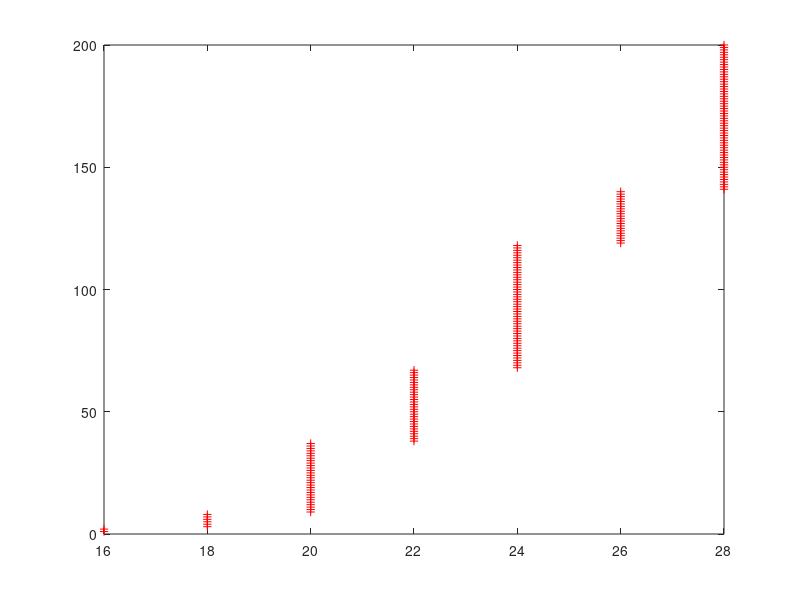

The MATLAB source for this figure:
% cols.m


% color Lab
x = [0.20177282626639095,0.23370888388662353,0.34988144508730146,0.3576061597627119,0.3627206129336411,0.37645196155440425,0.41528746468005745,0.4157397969442998,0.4175294395477134,0.41781489356261575,0.41840683748781304,0.4252602242569146,0.42738224560273613,0.434523641222929,0.4393138228075876,0.4394857865299009,0.44651087968723363,0.4476745904460752,0.4615982402715242,0.46865772531047595,0.46959412551913104,0.48618046916084307,0.4971827089582746,0.499541723128865,0.5078730761267017,0.508154588042354,0.510933290702224,0.526265899458984,0.5335751322498669,0.533986828367799,0.5412803367967772,0.5457573747330189,0.5518263823494663,0.552860664768127,0.5546835583408559,0.5567120459838616,0.5589646643546267,0.5616309251857624,0.5692984794207784,0.5762940521995371,0.5841628344995212,0.5872660098694701,0.587527665552897,0.5910028737868268,0.6065366743113468,0.6101820617020963,0.6142065548285226,0.6144312708000356,0.6213073957958826,0.6298934126367283,0.6386419841775424,0.6403777863757159,0.6508240758751342,0.6680352719224307,0.6688126881436963,0.6695953568477684,0.6837065444478292,0.6852007954477735,0.6946206516834453,0.6993095196170012,0.7021755838860503,0.7066244453407838,0.7079709037714937,0.7083409999626865,0.721231245053527,0.7237989555847255,0.727227714557958,0.7299367431122019,0.7530675119653718,0.773049485969181,0.7732790871554273,0.7805818518483895,0.787767918668044,0.793547830256844,0.8087967124978221,0.8187293039236064,0.8194049127315339,0.8249921635608112,0.8276744985327094,0.8330392126935209,0.8393042354063217,0.8393483052108719,0.8429245688698728,0.8576306612144755,0.8601265958128128,0.8624301601858513,0.874920827853105,0.8755744493834365,0.8802215029114977,0.8861386934484735,0.8960220048394909,0.9149447786322491,0.9193593228863873,0.9195653366010424,0.9296281789642059,0.9446510737357895,0.9513819075523394,0.961087180036533,0.9766507903252671,1.0022677399131046];

% 5x5 hist
x = [24,24,26,26,28,28,28,28,28,28,28,28,28,28,28,28,28,28,28,28,28,28,28,28,28,28,28,28,28,28,28,28,28,28,28,28,28,28,28,28,28,28,28,28,28,28,28,28,28,28,28,28,28,28,28,28,28,28,28,28,28,28,28,28,28,28,28,28,28,28,28,28,28,28,28,28,28,28,28,28,28,28,28,28,28,28,28,28,28,28,28,28,28,28,28,28,28,28,28,28];

% flatHistogram
x = [130,140,146,152,152,158,158,158,164,178,178,178,180,180,182,186,186,188,188,188,188,188,188,188,188,188,188,188,188,188,188,188,188,190,190,190,190,190,190,190,190,190,190,190,190,190,190,190,190,190,190,190,190,190,190,190,192,192,192,192,192,192,192,192,192,192,192,192,192,192,192,192,192,192,192,192,192,192,192,192,192,192,192,192,192,192,192,192,192,192,194,194,194,194,194,194,194,194,194,194,194,194,194,194,194,194,194,194,194,194,194,194,194,194,194,194,194,194,194,194,194,194,194];


% flatOrientated
x = [0.49097492463970815,0.5043962577566209,0.5193676708607603,0.528360529651571,0.5377593307002331,0.5391546894207265,0.539349756629086,0.551911971154288,0.5536280940409225,0.5665081185852833,0.5702680870601736,0.5709164755986792,0.5885867788951712,0.5903812956046899,0.6356600660499812,0.6373086142848579,0.6391426702764141,0.6462189316106031,0.6556970982700344,0.6591159391253401,0.6604614965319975,0.6693785843999854,0.6705459636726155,0.7073739084052328,0.7139775234985503,0.726477640239828,0.7460108163492454,0.7481380449416057,0.7493049808402564,0.7628622192514231,0.7726360744344827,0.774781933091355,0.7916262625566043,0.7961932005769754,0.7962855848175386,0.8008624181924127,0.8009335584648826,0.801018655888175,0.8058067941281799,0.814214671964099,0.8202602993550613,0.8214931511155109,0.822417548486296,0.8249839349186395,0.8298799260224947,0.8446779678492686,0.851733138198727,0.8524224236424053,0.8602378196373869,0.8730303691818468,0.8873691774922968,0.8931250977079614,0.8945953328398079,0.8947012065888229,0.9022792580474962,0.9036857547149386,0.915746456484842,0.9317826712168639,0.9513820008241051,0.9521295793321092,0.9655883851503086,0.9755923220884651,0.9769122010933277,0.9797464842909337,0.9868947986691542,0.9954951832898724,0.9999125259608441,1.009020203774418,1.0113037940735976,1.0147257999507022,1.01538281599578,1.0207485841229895,1.0288086870705873,1.034751008567033,1.0362037704280964,1.0374582721617183,1.0394655418702452,1.0419976224155814,1.0441432488236388,1.053360043239845,1.0568599816635833,1.0582328899403592,1.0667573494036453,1.0708760967581705,1.0734649000303353,1.0801451741882833,1.0812648107240752,1.0814213788308993,1.088435200727342,1.090155567077543,1.0907032412988429,1.0948540505785045,1.1033537378446354,1.1054856407695293,1.1105831311616137,1.1253015784894487,1.1451213317442779,1.1521865294186695,1.1569275635268095,1.191833393331987];

% flatOrientated
x = [0.16055656405312546,0.24052376831071962,0.2633682982968098,0.2814480797901454,0.28711107548722165,0.31619863234766277,0.3408020717043084,0.3456048461815932,0.3566321465729544,0.36322462248592985,0.36959117165871835,0.3699738907520152,0.3751532583290216,0.3825504420140693,0.38461392697404434,0.38882178055131317,0.39031797750722,0.394976936809718,0.39527512236489015,0.398676012833535,0.4012867143742104,0.4032088874953153,0.4132424524270589,0.41444213407369096,0.41707043550038186,0.4403199283463608,0.44625943749202457,0.4488235128833954,0.4604320418649967,0.46127008473768066,0.4672346438954484,0.4706662937308138,0.47101657034441,0.4849265720521221,0.48943319304822885,0.4935492696920572,0.49955747431221736,0.5075260472241209,0.5130313448780371,0.5235438501667473,0.5321275698640162,0.5390544382033815,0.5458222952193489,0.5501607750486068,0.5519427195497049,0.5520865975221358,0.5566191888835756,0.5820305699671333,0.585994470420832,0.6019316965440787,0.6110964175741439,0.6158780989246533,0.6270342949139525,0.6564392714751502,0.6803715781216311,0.681974732888304,0.6994628750672326,0.701683024782235,0.7075495187808126,0.7101936006594222,0.7121833468094916,0.714337800973098,0.7161169713898773,0.7192269679715068,0.7339903504081466,0.7604310550225017,0.7632495770857181,0.7843488052771738,0.7912758271019338,0.7919846297382782,0.807230506902556,0.8117608102025359,0.8317048453652801,0.8344036184673048,0.8448226727213282,0.8454322068643622,0.8457958500582313,0.8465081734860155,0.8575387752115475,0.8612550187655165,0.8640219601357936,0.8710500472043625,0.8772288367567771,0.8790861645595195,0.8791174363643188,0.8836234504313125,0.8916866454249678,0.8999923482337693,0.9000561210698038,0.9082201333577067,0.9130782301914743,0.9144165414378117,0.9381808752393936,0.9437147827144747,0.9573006943290807,0.9622648300190629,0.9639383545159143,0.9696224671880297,0.9752569985983087,1.0537215015781851];


% 11x11
x = [0.20177282626639095,0.23370888388662353,0.34988144508730146,0.3576061597627119,0.3627206129336411,0.37645196155440425,0.41528746468005745,0.4157397969442998,0.4175294395477134,0.41781489356261575,0.41840683748781304,0.4252602242569146,0.42738224560273613,0.434523641222929,0.4393138228075876,0.4394857865299009,0.44651087968723363,0.4476745904460752,0.4615982402715242,0.46865772531047595,0.46959412551913104,0.48618046916084307,0.4971827089582746,0.499541723128865,0.5078730761267017,0.508154588042354,0.510933290702224,0.526265899458984,0.5335751322498669,0.533986828367799,0.5412803367967772,0.5457573747330189,0.5518263823494663,0.552860664768127,0.5546835583408559,0.5567120459838616,0.5589646643546267,0.5616309251857624,0.5692984794207784,0.5762940521995371,0.5841628344995212,0.5872660098694701,0.587527665552897,0.5910028737868268,0.6065366743113468,0.6101820617020963,0.6142065548285226,0.6144312708000356,0.6213073957958826,0.6298934126367283,0.6386419841775424,0.6403777863757159,0.6508240758751342,0.6680352719224307,0.6688126881436963,0.6695953568477684,0.6837065444478292,0.6852007954477735,0.6946206516834453,0.6993095196170012,0.7021755838860503,0.7066244453407838,0.7079709037714937,0.7083409999626865,0.721231245053527,0.7237989555847255,0.727227714557958,0.7299367431122019,0.7530675119653718,0.773049485969181,0.7732790871554273,0.7805818518483895,0.787767918668044,0.793547830256844,0.8087967124978221,0.8187293039236064,0.8194049127315339,0.8249921635608112,0.8276744985327094,0.8330392126935209,0.8393042354063217,0.8393483052108719,0.8429245688698728,0.8576306612144755,0.8601265958128128,0.8624301601858513,0.874920827853105,0.8755744493834365,0.8802215029114977,0.8861386934484735,0.8960220048394909,0.9149447786322491,0.9193593228863873,0.9195653366010424,0.9296281789642059,0.9446510737357895,0.9513819075523394,0.961087180036533,0.9766507903252671,1.0022677399131046];

%7x7_hist_oriented
x = [16.88888888888889,17.77777777777778,17.77777777777778,17.77777777777778,18,18,18,18,18,18,18,18,18,18,18,18,18,18,18,18,18,18,18,18,18,18,18,18,18,18,18,18,18,18,18,18,18,18,18,18,18,18,18,18,18,18,18,18,18,18,18,18,18,18,18,18,18,18,18,18,18,18,18,18,18,18,18,18,18,18,18,18,18,18,18,18,18,18,18,18,18,18,18,18,18,18,18,18,18,18,18,18,18,18,18,18,18,18,18,18];



x = [16,16,18,18,18,18,18,18,20,20,20,20,20,20,20,20,20,20,20,20,20,20,20,20,20,20,20,20,20,20,20,20,20,20,20,20,20,22,22,22,22,22,22,22,22,22,22,22,22,22,22,22,22,22,22,22,22,22,22,22,22,22,22,22,22,22,22,24,24,24,24,24,24,24,24,24,24,24,24,24,24,24,24,24,24,24,24,24,24,24,24,24,24,24,24,24,24,24,24,24,24,24,24,24,24,24,24,24,24,24,24,24,24,24,24,24,24,24,26,26,26,26,26,26,26,26,26,26,26,26,26,26,26,26,26,26,26,26,26,26,28,28,28,28,28,28,28,28,28,28,28,28,28,28,28,28,28,28,28,28,28,28,28,28,28,28,28,28,28,28,28,28,28,28,28,28,28,28,28,28,28,28,28,28,28,28,28,28,28,28,28,28,28,28,28,28,28,28,28,28];




count = size(x,2);
count

% y = ones(1,);
y = [1:count];


hold off;
% plot(x,'r-+');
% stem(x,y,'r-+');
plot(x,y,'r +');































%

% ...
